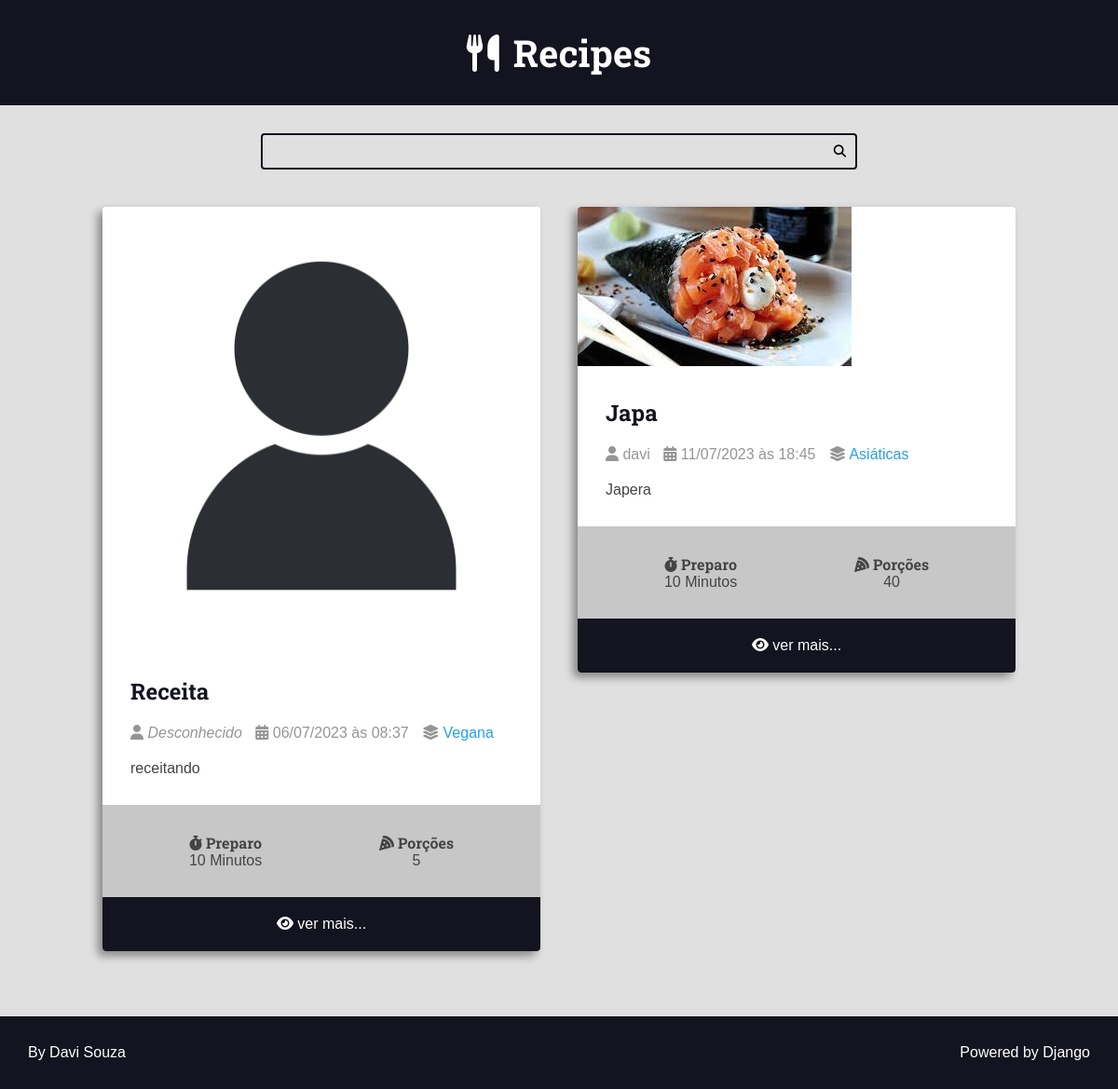
The app's page /, older data.
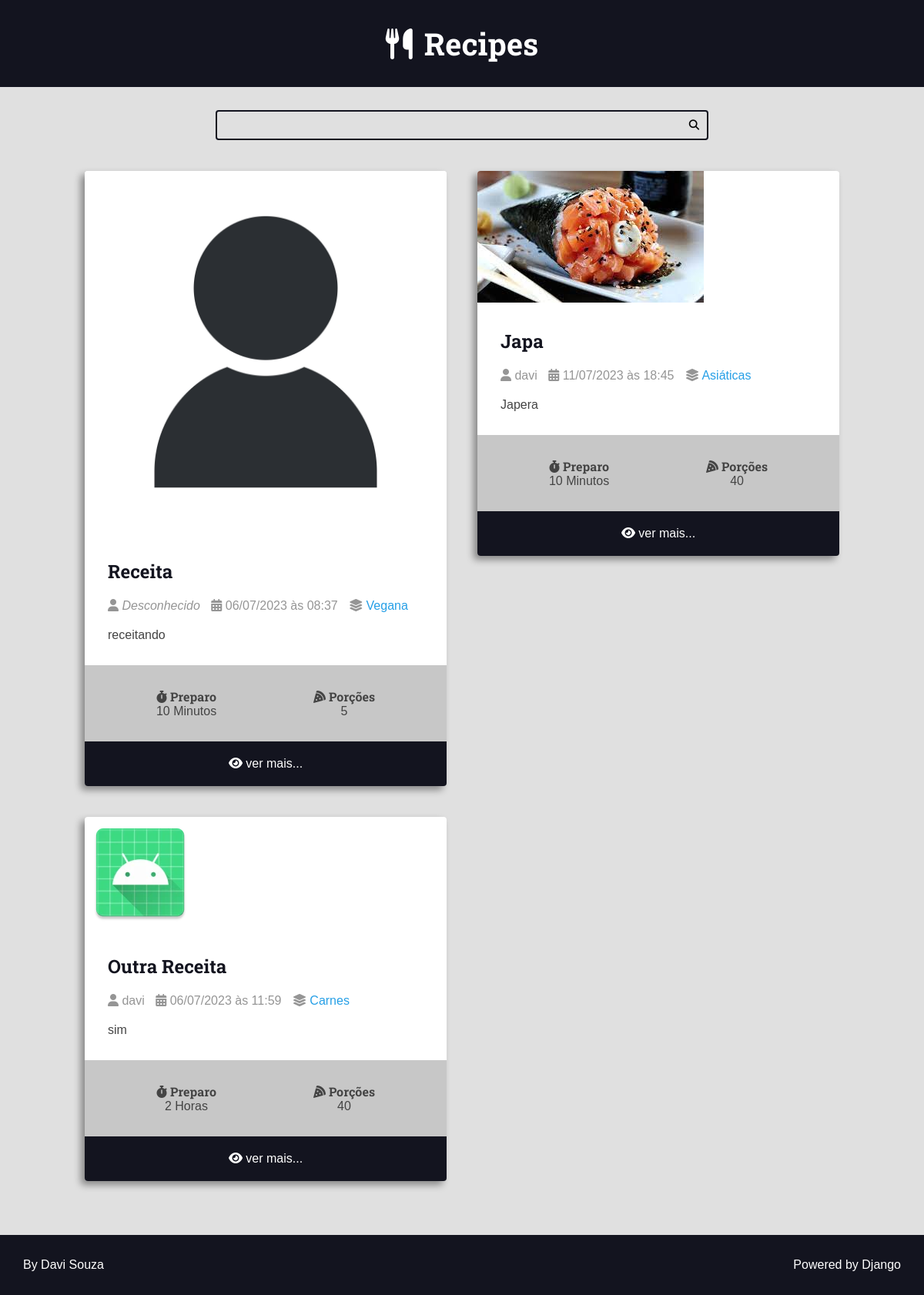
The same page, newer data.
### recipes/models.py (models this page shows, shortened)
class Recipe(models.Model):
    title = models.CharField(max_length=65)
    description = models.CharField(max_length=165)
    slug = models.SlugField(blank=True, unique=True)
    preparation_time = models.IntegerField()
    preparation_time_unit = models.CharField(max_length=65)
    servings = models.IntegerField()
    servings_unit = models.CharField(max_length=65)
    preparation_steps = models.TextField()
    preparation_steps_is_html = models.BooleanField(default=False)
    created_at = models.DateTimeField(auto_now_add=True)
    updated_at = models.DateTimeField(auto_now=True)
    is_published = models.BooleanField(default=False)
    cover = models.ImageField(
        upload_to='recipes/covers/%Y/%m/%d/', blank=True, null=True)
    category = models.ForeignKey(
        Category, on_delete=models.SET_NULL, null=True, blank=True,
        default=None)
    author = models.ForeignKey(
        User, on_delete=models.SET_NULL, null=True)

class Category(models.Model):
    name = models.CharField(max_length=65)

### recipes/views.py (the view)
# urls.py: 2. Add a URL to urlpatterns:  path('', views.home, name='home')
def home(request):
    recipes = Recipe.objects.filter(
        is_published=True).order_by('updated_at')
    context = {'recipes': recipes, }
    if not recipes:
        return render(request, 'recipes/pages/Not_recipes_yet.html', context,
                      status=404)
    return render(request, 'recipes/pages/home.html', context, status=200)

### recipes/templates/recipes/pages/home.html (shortened to what this page needs)
{% extends 'global/base.html' %}
{% block content %}
    <div class="main-content main-content-list container">
        {% for recipe in recipes %}
            {% include '../partials/recipe-cards.html' %}
        {% endfor %}
    </div>
{% endblock content %}

### base_templates/global/base.html (shortened to what this page needs)
{% load static %}
<!DOCTYPE html>
<html lang="pt-BR">
<head>
    <link rel="stylesheet" href="https://cdnjs.cloudflare.com/ajax/libs/font-awesome/6.4.0/css/all.min.css"
 />
    <link rel="stylesheet" href="{% static 'recipes/css/styles.css' %}">
</head>
<body>
    {% include 'recipes/partials/header.html' %}
    {% include 'recipes/partials/search-bar.html' %}
    <main class="main-content-container">
        {% block content %}
        {% endblock content %}
    </main>
    {% include 'recipes/partials/footer.html' %}
</body>
</html>

### recipes/templates/recipes/partials/header.html
<header class="main-header-container">
    <div class="main-header container">
        <h1>
            <a class="main-logo" href="{% url 'recipes:home' %}"><i class="fa-solid fa-utensils main-logo-icon"></i>
                <span class="main-logo-text">Recipes</span>
            </a>
        </h1>
    </div>
</header>

### recipes/templates/recipes/partials/search-bar.html
<div class="search-container">
    <div class="container">
        <form action="" class="search-form">
            <input type="search" class="search-input" name="search">
            <button type="submit" class="search-button"><i class="fas fa-search"></i></button>
        </form>
    </div>
</div>

### recipes/templates/recipes/partials/recipe-cards.html (shortened to what this page needs)
<div class="recipe recipe-list-item">
    <div class="recipe-cover">
        <a href="{% url 'recipes:recipe' recipe.id %}">
            <img src="{{recipe.cover.url}}" alt="Temp">
        </a>
    </div>
    <div class="recipe-title-container">
        <h2 class="recipe-title">
            <a href="{% url 'recipes:recipe' recipe.id %}">
                {{recipe.title}}
            </a>
        </h2>
    </div>
    <div class="recipe-author">
        <span class="recipe-author-item">
            <i class="fas fa-user"></i>
                {% if recipe.author is not None %}
                    {% if recipe.author.first_name %}
                        {{recipe.author.first_name}} {{recipe.author.last_name}}
                    {% else %}
                        {{recipe.author.username}}
                    {% endif %}
                {% else %}
                    <em>Desconhecido</em>
                {% endif %}
        </span>
        <span class="recipe-author-item">
            <i class="fas fa-calendar-alt"></i>
            {{recipe.created_at|date:"d/m/Y"}} às {{recipe.created_at|date:"H:i"}}
        </span>
        {% if recipe.category is not None %}
            <span class="recipe-author-item">
                <i class="fas fa-layer-group"></i>
                <span> <a href="{% url 'recipes:category' recipe.category.id %}"> {{recipe.category.name}} </a> </span>
            </span>
        {% endif %}
    </div>
    <div class="recipe-content">
        <p> {{recipe.description}} </p>
    </div>
    <div class="recipe-meta-container">
        <div class="recipe-meta recipe-preparation">
            <h3 class="recipe-meta-title"><i class="fas fa-stopwatch"></i> Preparo</h3>
            <div class="recipe-meta-text">
                {{recipe.preparation_time}} {{recipe.preparation_time_unit}}
            </div>
        </div>
        <div class="recipe-meta recipe-servings">
            <h3 class="recipe-meta-title"><i class="fas fa-pizza-slice"></i> Porções</h3>
            <div class="recipe-meta-text">
                {{recipe.servings}} {{recipe.preparation_servings_unit}}
            </div>
        </div>
    </div>
    {% if not is_detail_page %}
        <footer class="recipe-footer">
            <a class="recipe-read-more button button-dark button-full-width" href="{% url 'recipes:recipe' recipe.id%}">
                <i class="fas fa-eye"></i>
                <span>ver mais...</span>
            </a>
        </footer>
    {% endif %}
</div>

### recipes/templates/recipes/partials/footer.html
<footer class="main-footer">
    <div class="developer">
        <a href="https://github.com/dev-davisouza" target="_blank" rel="noreferrer noopener">By Davi Souza</a>
    </div>
    <div class="powered">
        <a href="https://www.djangoproject.com/" target="_blank" rel="noreferrer noopener">Powered by Django</a>
    </div>
</footer>

### recipes/static/recipes/css/styles.css (style rules this page uses)
:root { --color-primary: #269fe6; --color-primary-hover: #2086c2; --color-primary-dark: #13141f; --color-primary-dark-hover: #212336; --color-primary-light: #d4ecfa; --color-primary-light-hover: #bdd8e7; --color-white: #fff; --color-black: #000; --color-dark-text: #444; --color-info-light: #cce5ff; --color-debug-light: #cce5ff; --color-success-light: #d4edda; --color-alert-light: #fff3cd; --color-warning-light: #fff3cd; --color-error-light: #f8d7da; --color-info-dark: #4d86c4; --color-debug-dark: #4d86c4; --color-success-dark: #4a9c5d; --color-alert-dark: #927f40; --color-warning-dark: #927f40; --color-error-dark: #da525d; --color-gray-0: #f9f9f9; --color-gray-1: #e0e0e0; --color-gray-2: #c7c7c7; --color-gray-3: #aeaeae; --color-gray-4: #959595; --color-gray-5: #7d7d7d; --color-gray-6: #646464; --color-gray-7: #4b4b4b; --color-gray-8: #323232; --color-gray-9: #191919; --font-primary: sans-serif; --font-headings: 'Roboto Slab', serif; --spacing-gutter-medium: 3rem; --spacing-gutter-large: 4rem; }
* { padding: 0; margin: 0; box-sizing: border-box; }
html { font-size: 62.5%; }
body { background: var(--color-gray-1); font-size: 1.6rem; font-family: var(--font-primary); color: var(--color-dark-text); }
h1, h2, h3, h4, h5, h6 { font-family: var(--font-headings); }
.container { max-width: 144rem; margin: 0 auto; padding: var(--spacing-gutter-medium); }
.main-header-container { background: var(--color-primary-dark); }
.main-logo { font-size: 4rem; color: var(--color-white); text-decoration: none; display: flex; flex-flow: row nowrap; align-items: center; justify-content: center; width: fit-content; margin: 0 auto; }
.main-logo-icon { margin-right: 1.5rem; }
.search-form { border: .2rem solid var(--color-primary-dark); max-width: 64rem; margin: 0 auto; border-radius: .4rem; position: relative; transition: all 300ms ease-in-out; }
.search-input, .search-button { border: none; background: none; outline: none; padding: 1rem; }
.search-button { position: absolute; top: 0; right: 0; }
.search-input { width: 100%; padding-right: 2.5rem; }
.main-content-container { margin-top: 1rem; margin-left: 8rem; margin-right: 8rem; margin-bottom: 4rem; }
.main-content { padding-top: 0; }
.main-content-list { display: grid; grid-template-columns: repeat(auto-fit, minmax(340px, 1fr)); gap: var(--spacing-gutter-large); }
.recipe { background: var(--color-white); box-shadow: -5px 5px 10px rgba(0, 0, 0, .4); transform: scale(1); transition: all 250ms ease-in-out; border-radius: 4px; overflow: hidden; }
.recipe img { max-width: 100%; }
.recipe-list-item { max-width: 64rem; height: fit-content; }
.recipe-title-container { padding: var(--spacing-gutter-medium); padding-bottom: 2rem; }
.recipe-title-container a { text-decoration: none; color: var(--color-primary-dark) }
.recipe-author { padding: 0 var(--spacing-gutter-medium); }
.recipe-author a { color: var(--color-primary); transition: all 300ms ease-in-out; text-decoration: none; }
.recipe-author-item { color: var(--color-gray-4); margin-right: 1rem; }
.recipe-content { padding: var(--spacing-gutter-medium); padding-top: 2rem; }
.recipe-meta-container { display: flex; flex-flow: row wrap; padding: var(--spacing-gutter-medium); background: var(--color-gray-2); }
.recipe-meta { display: flex; flex-flow: column nowrap; flex-shrink: 1; flex-grow: 1; text-align: center; }
.recipe-meta-title { font-size: 1.6rem; }
.recipe-footer a { background: var(--color-primary-dark); display: block; color: var(--color-white); text-decoration: none; text-align: center; padding: 2rem var(--spacing-gutter-medium); transition: all 300ms ease-in-out; }
.main-footer { display: flex; align-items: center; justify-content: space-between; background: var(--color-primary-dark); color: var(--color-white); padding: var(--spacing-gutter-medium); bottom: 0; width: 100%; }
.main-footer a { color: var(--color-white); text-decoration: none; transition: all 300ms ease-in-out; }

Row changes from the older to the newer data that the page shows:
now on this page (row edited): Recipe: cover (picture), title "Outra Receita", author.username "davi", created_at "06/07/2023", created_at "11:59", category.name "Carnes", description "sim", preparation_time "2", preparation_time_unit "Horas", servings "40"
